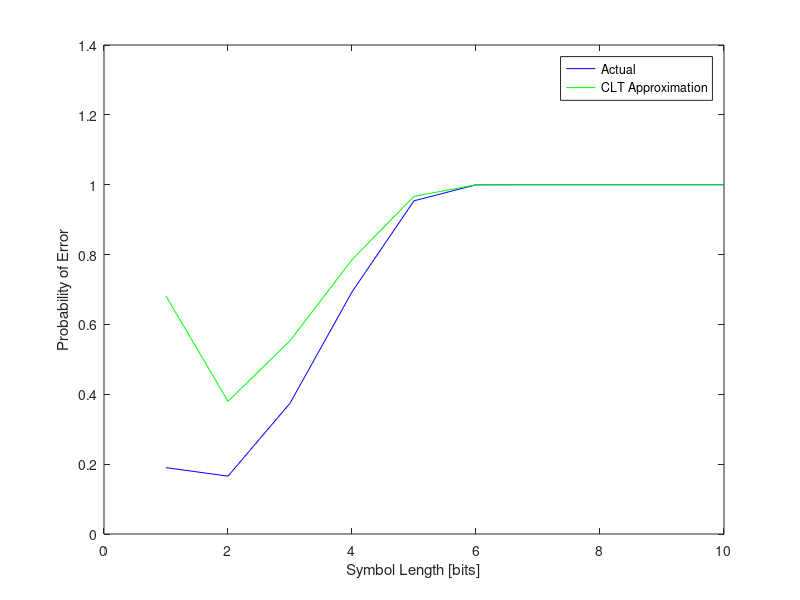

Reproduce this figure in MATLAB.
% EE 121
% HW 2
% Problem 1
% Part d

%% Approximate Probability of Error
j = 1:10;
p = 0.1;
k = 2.^(j - 1);
n = 2.^j;
Psym = 1 - (1 - p).^j;
mu = Psym;
E = floor(0.5*(2.^j - k));
sigma = sqrt(Psym.*(1 - Psym));
Perr_approx = qfunc((E - n.*mu)./(sigma.*sqrt(n)));

%% Actual Probability of Error
n = 10;
Perr_actual = zeros(1,n);
for j = 1:n
    p = 0.1;
    Psym = 1 - (1 - p)^j;
    k = 2.^(j - 1);
    E = floor(0.5*(2.^j - k));
    for m = E+1:2^j
       Perr_actual(j) = Perr_actual(j) + nchoosek(2^j,m).*(Psym.^m).*(1 - Psym).^(2^j - m);
    end
end
%%
plot(Perr_actual,'b')
hold on
plot(Perr_approx,'g')
ylabel('Probability of Error')
xlabel('Symbol Length [bits]')
legend('Actual','CLT Approximation')
